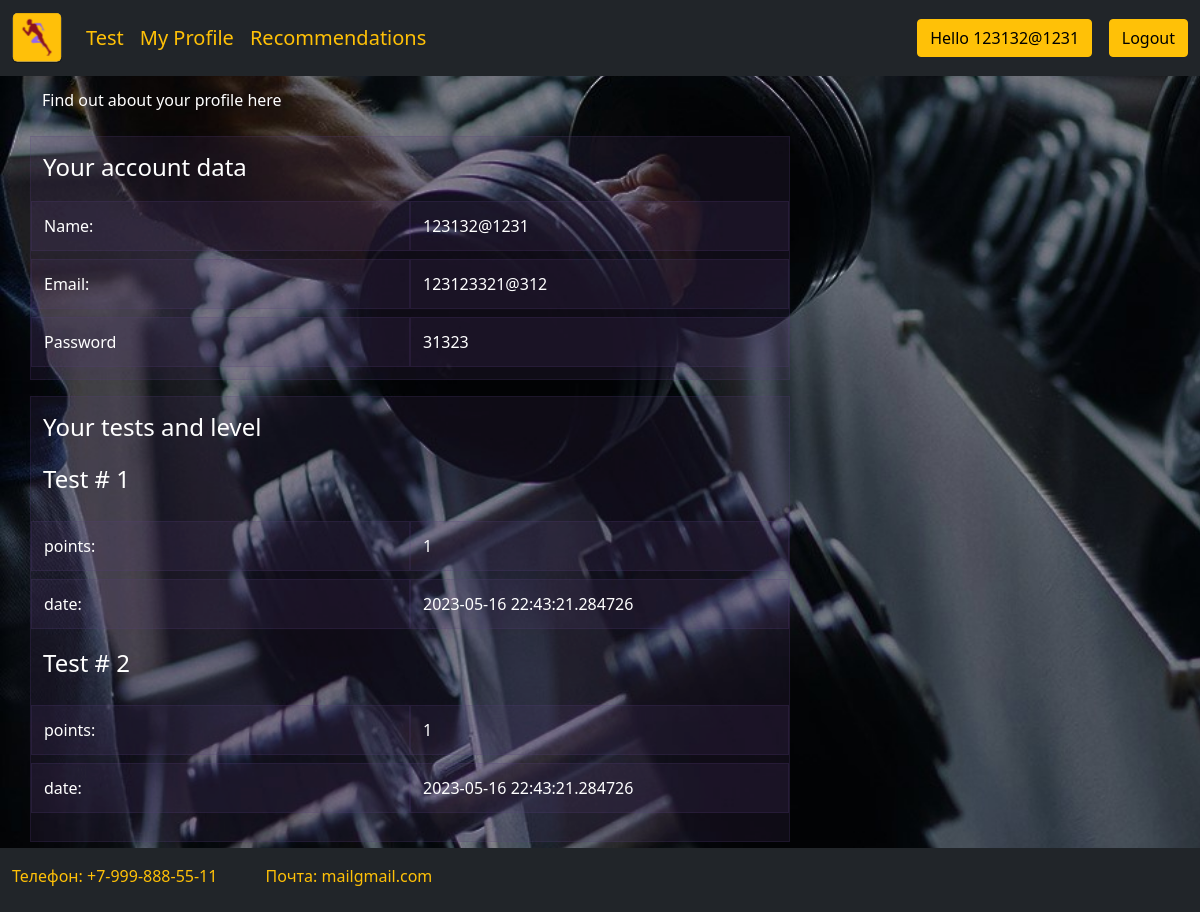
Screenshot of /profile (signed in) with the database file from the repository.
### tables.py (models this page shows, shortened)
class TestStats(db.Model):
    _id = db.Column("id", db.Integer, primary_key=True)
    user_id = db.Column(db.Integer)
    points = db.Column(db.Integer)
    date = db.Column(db.DateTime)
    test_number = db.Column(db.Integer)

### app.py (the view)
@app.route('/profile')
def profile():
    if request.method == "POST":
        pass
    if "name" in session:
        stats = db.session.query(TestStats).filter(TestStats.user_id == session["id"]).all()
        if stats:
            return render_template("profile.html", stats=stats, name=session["name"], email=session["email"], password=session["password"])
        else:
            return render_template("profile.html", stats='', name=session["name"], email=session["email"], password=session["password"])
    else:
        return redirect(url_for("login"))

### templates/profile.html (shortened to what this page needs)
{% extends "header_base.html" %}
{% block css_links %}
    <link href="{{ url_for('static',filename='/css/grid.css') }}" rel="stylesheet">
{% endblock %}
{% block main %}
    <div class="container">
        <p class="mt-5">Find out about your profile here</p>
        <div class="row mb-3">
            <div class="col-md-8 themed-grid-col">
                <div class="pb-3">
                    Your account data
                </div>
                <div class="row">
                    <div class="col-md-6 themed-grid-col">Name:</div>
                    <div class="col-md-6 themed-grid-col">{{ name }}</div>
                    <div class="col-md-6 themed-grid-col">Email:</div>
                    <div class="col-md-6 themed-grid-col">{{ email }}</div>
                    <div class="col-md-6 themed-grid-col">Password</div>
                    <div class="col-md-6 themed-grid-col">{{ password }}</div>
                </div>
            </div>
        </div>
        <div class="row mb-3">
            <div class="col-md-8 themed-grid-col">
                <div class="pb-3">Your tests and level</div>
                {% if stats == '' %}
                    <div class="row mb-3">Sadly, no tests passed</div>
                {% else %}
                    {% for stat in stats %}
                        <div class="row mb-3">
                            <div class="pb-3">Test # {{ stat.test_number}}</div>
                            <div class="col-md-6 themed-grid-col"> points: </div>
                            <div class="col-md-6 themed-grid-col"> {{stat.points}} </div>
                            <div class="col-md-6 themed-grid-col"> date: </div>
                            <div class="col-md-6 themed-grid-col"> {{stat.date}} </div>
                        </div>
                    {% endfor %}
                {% endif %}
                </div>
            </div>
            <h2 class="mt-4">About levels...</h2>
        </div>
{% endblock %}

### static/css/signin.css (style rules this page uses)
html, body { height: 100%; }
body { display: flex; align-items: center; padding-top: 40px; padding-bottom: 40px; background-color: #f5f5f5; }

### static/css/dbstyle.css (style rules this page uses)
.db_bg_main_color { background: #d1ccc5; }
body { display: flex; flex-direction: column; align-items: center; padding-bottom: 40px; color: #ffffff; }
.db_main_beackpic { background: url("../../static/img/main pic.jpg"); background-repeat: no-repeat; background-size: cover; }

### static/css/grid.css (style rules this page uses)
.themed-grid-col { padding-top: .75rem; padding-bottom: .75rem; background-color: rgba(86, 61, 124, .15); border: 1px solid rgba(86, 61, 124, .2); }
.pb-3 { font-size: 1.5rem; }
.row { --bs-gutter-y: 0.5rem; }

### rows the page displays
TestStats: test_number "1", points "1", date "2023-05-16 22:43:21.284726"
TestStats: test_number "2", points "1", date "2023-05-16 22:43:21.284726"

### other values shown
{{ name }} "123132@1231"
{{ email }} "123123321@312"
{{ password }} "31323"
